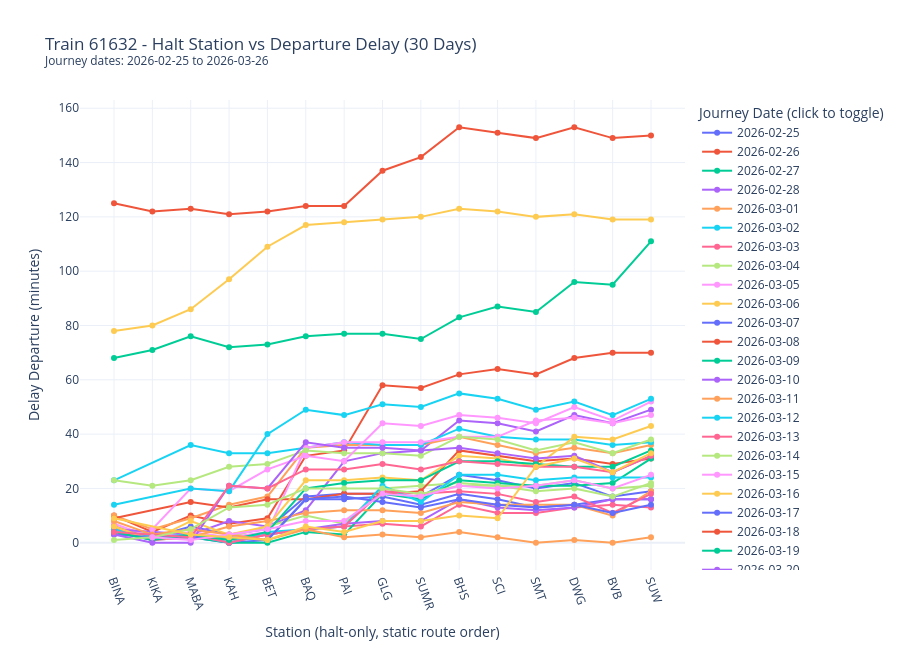

Here is the notebook cell this chart was saved with:
### Code cell
# Train 61632 - Monthly interactive halt-only station delay view
import json
import plotly.express as px

train_no_target = 61632
required_cols = ["id", "train_no", "journey_date", "station_code", "delay_departure_minutes", "_event_time"]
missing_required = [c for c in required_cols if c not in df.columns]
if missing_required:
    raise KeyError(f"Missing required columns: {missing_required}")

# Halt-only sequence from static route JSON for 61632.
STATIC_ROUTE_PATH = Path("../docs/statics/61632_static.json")
if not STATIC_ROUTE_PATH.exists():
    raise FileNotFoundError(f"Static route file not found: {STATIC_ROUTE_PATH.resolve()}")

with open(STATIC_ROUTE_PATH, "r", encoding="utf-8") as f:
    static_json = json.load(f)

route_rows = static_json.get("data", {}).get("route", [])
halt_route = [r for r in route_rows if int(r.get("isHalt", 0)) == 1]
halt_station_order_full = [
    r.get("stationCode")
    for r in sorted(halt_route, key=lambda x: x.get("sequence", 10**9))
    if r.get("stationCode")
]

if not halt_station_order_full:
    raise ValueError("No halt stations found in static route JSON for 61632.")

month_df = df[df["train_no"] == train_no_target].copy()
month_df = month_df.dropna(subset=["delay_departure_minutes", "station_code", "_event_time", "journey_date"])

if month_df.empty:
    raise ValueError(f"No rows available for train_no={train_no_target} after filtering.")

month_df["journey_date"] = pd.to_datetime(month_df["journey_date"], errors="coerce").dt.date
month_df = month_df.dropna(subset=["journey_date"])

latest_journey_date = month_df["journey_date"].max()
month_start = latest_journey_date - pd.Timedelta(days=29)
month_mask = (month_df["journey_date"] >= month_start) & (month_df["journey_date"] <= latest_journey_date)
month_df = month_df.loc[month_mask].copy()

if month_df.empty:
    raise ValueError("No records found in selected 30-day journey window for train 61632.")

# Ignore intermediate stations (isHalt=0).
month_df = month_df[month_df["station_code"].isin(halt_station_order_full)].copy()

if month_df.empty:
    raise ValueError("No halt-station records available in selected month window for 61632.")

# Keep latest row for duplicate journey_date + station_code combinations.
month_df = month_df.sort_values(["journey_date", "station_code", "id"])
month_df = month_df.drop_duplicates(subset=["journey_date", "station_code"], keep="last")

present_halts = set(month_df["station_code"].unique())
station_order = [s for s in halt_station_order_full if s in present_halts]
missing_halts_in_month = [s for s in halt_station_order_full if s not in present_halts]

month_plot = month_df[["journey_date", "station_code", "delay_departure_minutes", "id"]].copy()
month_plot["station_code"] = pd.Categorical(month_plot["station_code"], categories=station_order, ordered=True)
month_plot = month_plot.sort_values(["journey_date", "station_code"])
month_plot["journey_date"] = month_plot["journey_date"].astype(str)

fig = px.line(
    month_plot,
    x="station_code",
    y="delay_departure_minutes",
    color="journey_date",
    markers=True,
    category_orders={"station_code": station_order},
    title=(
        f"Train {train_no_target} - Halt Station vs Departure Delay (30 Days)"
        f"<br><sup>Journey dates: {month_start} to {latest_journey_date}</sup>"
    ),
    labels={
        "station_code": "Station (halt-only, static route order)",
        "delay_departure_minutes": "Delay Departure (minutes)",
        "journey_date": "Journey Date",
    },
    hover_data={"id": True},
)

fig.update_layout(
    template="plotly_white",
    height=650,
    legend_title_text="Journey Date (click to toggle)",
)
fig.update_xaxes(tickangle=70)
fig.show()

print(f"Plotted month: {month_start} to {latest_journey_date}")
print(f"Journeys in plot: {month_plot['journey_date'].nunique()}")
print(f"Halt stations plotted: {month_plot['station_code'].nunique()} / {len(halt_station_order_full)} in static route")
print(f"Missing halt stations in selected month window: {len(missing_halts_in_month)}")
if missing_halts_in_month:
    print(missing_halts_in_month)

display(month_plot.head(20))

### Figure 1 — Plotly figure (JSON) as saved in the notebook; plotly's stock layout.template omitted (floating-point values rounded to 4 significant figures)
{"data": [{"customdata": [[17492], [17493], [17494], [17495], [17496], [17497], [17498], [17499], [17500], [17501], [17502], [17503], [17504], [17505], [17506]], "hovertemplate": "Journey Date=2026-02-25<br>Station (halt-only, static route order)=%{x}<br>Delay Departure (minutes)=%{y}<br>id=%{customdata[0]}<extra></extra>", "legendgroup": "2026-02-25", "line": {"color": "#636efa", "dash": "solid"}, "marker": {"symbol": "circle"}, "mode": "lines+markers", "name": "2026-02-25", "orientation": "v", "showlegend": true, "type": "scatter", "x": ["BINA", "KIKA", "MABA", "KAH", "BET", "BAQ", "PAI", "GLG", "SUMR", "BHS", "SCI", "SMT", "DWG", "BVB", "SUW"], "xaxis": "x", "y": [6.0, 2.0, 6.0, 3.0, 5.0, 17.0, 18.0, 18.0, 17.0, 25.0, 23.0, 20.0, 22.0, 17.0, 19.0], "yaxis": "y"}, {"customdata": [[17952], [17953], [17954], [17955], [17956], [17957], [17958], [17959], [17960], [17961], [17962], [17963], [17964], [17965], [17966]], "hovertemplate": "Journey Date=2026-02-26<br>Station (halt-only, static route order)=%{x}<br>Delay Departure (minutes)=%{y}<br>id=%{customdata[0]}<extra></extra>", "legendgroup": "2026-02-26", "line": {"color": "#EF553B", "dash": "solid"}, "marker": {"symbol": "circle"}, "mode": "lines+markers", "name": "2026-02-26", "orientation": "v", "showlegend": true, "type": "scatter", "x": ["BINA", "KIKA", "MABA", "KAH", "BET", "BAQ", "PAI", "GLG", "SUMR", "BHS", "SCI", "SMT", "DWG", "BVB", "SUW"], "xaxis": "x", "y": [10.0, 4.0, 10.0, 7.0, 9.0, 32.0, 34.0, 58.0, 57.0, 62.0, 64.0, 62.0, 68.0, 70.0, 70.0], "yaxis": "y"}, {"customdata": [[18412], [18413], [18414], [18415], [18416], [18417], [18418], [18419], [18420], [18421], [18422], [18423], [18424], [18425], [18426]], "hovertemplate": "Journey Date=2026-02-27<br>Station (halt-only, static route order)=%{x}<br>Delay Departure (minutes)=%{y}<br>id=%{customdata[0]}<extra></extra>", "legendgroup": "2026-02-27", "line": {"color": "#00cc96", "dash": "solid"}, "marker": {"symbol": "circle"}, "mode": "lines+markers", "name": "2026-02-27", "orientation": "v", "showlegend": true, "type": "scatter", "x": ["BINA", "KIKA", "MABA", "KAH", "BET", "BAQ", "PAI", "GLG", "SUMR", "BHS", "SCI", "SMT", "DWG", "BVB", "SUW"], "xaxis": "x", "y": [68.0, 71.0, 76.0, 72.0, 73.0, 76.0, 77.0, 77.0, 75.0, 83.0, 87.0, 85.0, 96.0, 95.0, 111.0], "yaxis": "y"}, {"customdata": [[18856], [18857], [18858], [18859], [18860], [18861], [18862], [18863], [18864], [18865], [18866], [18867], [18868], [18869], [18870]], "hovertemplate": "Journey Date=2026-02-28<br>Station (halt-only, static route order)=%{x}<br>Delay Departure (minutes)=%{y}<br>id=%{customdata[0]}<extra></extra>", "legendgroup": "2026-02-28", "line": {"color": "#ab63fa", "dash": "solid"}, "marker": {"symbol": "circle"}, "mode": "lines+markers", "name": "2026-02-28", "orientation": "v", "showlegend": true, "type": "scatter", "x": ["BINA", "KIKA", "MABA", "KAH", "BET", "BAQ", "PAI", "GLG", "SUMR", "BHS", "SCI", "SMT", "DWG", "BVB", "SUW"], "xaxis": "x", "y": [5.0, 1.0, 3.0, 8.0, 6.0, 12.0, 30.0, 33.0, 34.0, 45.0, 44.0, 41.0, 47.0, 44.0, 49.0], "yaxis": "y"}, {"customdata": [[19251], [19252], [19253], [19254], [19255], [19256], [19257], [19258], [19259], [19260], [19261], [19262], [19263], [19264], [19265]], "hovertemplate": "Journey Date=2026-03-01<br>Station (halt-only, static route order)=%{x}<br>Delay Departure (minutes)=%{y}<br>id=%{customdata[0]}<extra></extra>", "legendgroup": "2026-03-01", "line": {"color": "#FFA15A", "dash": "solid"}, "marker": {"symbol": "circle"}, "mode": "lines+markers", "name": "2026-03-01", "orientation": "v", "showlegend": true, "type": "scatter", "x": ["BINA", "KIKA", "MABA", "KAH", "BET", "BAQ", "PAI", "GLG", "SUMR", "BHS", "SCI", "SMT", "DWG", "BVB", "SUW"], "xaxis": "x", "y": [10.0, 5.0, 9.0, 14.0, 17.0, 35.0, 36.0, 36.0, 36.0, 39.0, 36.0, 33.0, 35.0, 33.0, 36.0], "yaxis": "y"}, {"customdata": [[19776], [19778], [19779], [19780], [19781], [19782], [19783], [19784], [19785], [19786], [19787], [19788], [19789], [19790]], "hovertemplate": "Journey Date=2026-03-02<br>Station (halt-only, static route order)=%{x}<br>Delay Departure (minutes)=%{y}<br>id=%{customdata[0]}<extra></extra>", "legendgroup": "2026-03-02", "line": {"color": "#19d3f3", "dash": "solid"}, "marker": {"symbol": "circle"}, "mode": "lines+markers", "name": "2026-03-02", "orientation": "v", "showlegend": true, "type": "scatter", "x": ["BINA", "MABA", "KAH", "BET", "BAQ", "PAI", "GLG", "SUMR", "BHS", "SCI", "SMT", "DWG", "BVB", "SUW"], "xaxis": "x", "y": [23.0, 36.0, 33.0, 33.0, 35.0, 37.0, 36.0, 36.0, 42.0, 39.0, 38.0, 38.0, 36.0, 37.0], "yaxis": "y"}, {"customdata": [[20236], [20237], [20238], [20239], [20240], [20241], [20242], [20243], [20244], [20245], [20246], [20247], [20248], [20249], [20250]], "hovertemplate": "Journey Date=2026-03-03<br>Station (halt-only, static route order)=%{x}<br>Delay Departure (minutes)=%{y}<br>id=%{customdata[0]}<extra></extra>", "legendgroup": "2026-03-03", "line": {"color": "#FF6692", "dash": "solid"}, "marker": {"symbol": "circle"}, "mode": "lines+markers", "name": "2026-03-03", "orientation": "v", "showlegend": true, "type": "scatter", "x": ["BINA", "KIKA", "MABA", "KAH", "BET", "BAQ", "PAI", "GLG", "SUMR", "BHS", "SCI", "SMT", "DWG", "BVB", "SUW"], "xaxis": "x", "y": [6.0, 2.0, 3.0, 1.0, 3.0, 5.0, 6.0, 7.0, 6.0, 14.0, 11.0, 11.0, 13.0, 14.0, 13.0], "yaxis": "y"}, {"customdata": [[20696], [20697], [20698], [20699], [20700], [20701], [20702], [20703], [20704], [20705], [20706], [20707], [20708], [20709], [20710]], "hovertemplate": "Journey Date=2026-03-04<br>Station (halt-only, static route order)=%{x}<br>Delay Departure (minutes)=%{y}<br>id=%{customdata[0]}<extra></extra>", "legendgroup": "2026-03-04", "line": {"color": "#B6E880", "dash": "solid"}, "marker": {"symbol": "circle"}, "mode": "lines+markers", "name": "2026-03-04", "orientation": "v", "showlegend": true, "type": "scatter", "x": ["BINA", "KIKA", "MABA", "KAH", "BET", "BAQ", "PAI", "GLG", "SUMR", "BHS", "SCI", "SMT", "DWG", "BVB", "SUW"], "xaxis": "x", "y": [6.0, 3.0, 3.0, 2.0, 6.0, 10.0, 7.0, 20.0, 21.0, 22.0, 21.0, 21.0, 23.0, 20.0, 21.0], "yaxis": "y"}, {"customdata": [[21156], [21157], [21158], [21159], [21160], [21161], [21162], [21163], [21164], [21165], [21166], [21167], [21168], [21169], [21170]], "hovertemplate": "Journey Date=2026-03-05<br>Station (halt-only, static route order)=%{x}<br>Delay Departure (minutes)=%{y}<br>id=%{customdata[0]}<extra></extra>", "legendgroup": "2026-03-05", "line": {"color": "#FF97FF", "dash": "solid"}, "marker": {"symbol": "circle"}, "mode": "lines+markers", "name": "2026-03-05", "orientation": "v", "showlegend": true, "type": "scatter", "x": ["BINA", "KIKA", "MABA", "KAH", "BET", "BAQ", "PAI", "GLG", "SUMR", "BHS", "SCI", "SMT", "DWG", "BVB", "SUW"], "xaxis": "x", "y": [7.0, 2.0, 4.0, 2.0, 4.0, 35.0, 37.0, 37.0, 37.0, 39.0, 39.0, 45.0, 46.0, 44.0, 47.0], "yaxis": "y"}, {"customdata": [[21616], [21617], [21618], [21619], [21620], [21621], [21622], [21623], [21624], [21625], [21626], [21627], [21628], [21629], [21630]], "hovertemplate": "Journey Date=2026-03-06<br>Station (halt-only, static route order)=%{x}<br>Delay Departure (minutes)=%{y}<br>id=%{customdata[0]}<extra></extra>", "legendgroup": "2026-03-06", "line": {"color": "#FECB52", "dash": "solid"}, "marker": {"symbol": "circle"}, "mode": "lines+markers", "name": "2026-03-06", "orientation": "v", "showlegend": true, "type": "scatter", "x": ["BINA", "KIKA", "MABA", "KAH", "BET", "BAQ", "PAI", "GLG", "SUMR", "BHS", "SCI", "SMT", "DWG", "BVB", "SUW"], "xaxis": "x", "y": [78.0, 80.0, 86.0, 97.0, 109.0, 117.0, 118.0, 119.0, 120.0, 123.0, 122.0, 120.0, 121.0, 119.0, 119.0], "yaxis": "y"}, {"customdata": [[22011], [22012], [22013], [22014], [22015], [22016], [22017], [22018], [22019], [22020], [22021], [22022], [22023], [22024], [22025]], "hovertemplate": "Journey Date=2026-03-07<br>Station (halt-only, static route order)=%{x}<br>Delay Departure (minutes)=%{y}<br>id=%{customdata[0]}<extra></extra>", "legendgroup": "2026-03-07", "line": {"color": "#636efa", "dash": "solid"}, "marker": {"symbol": "circle"}, "mode": "lines+markers", "name": "2026-03-07", "orientation": "v", "showlegend": true, "type": "scatter", "x": ["BINA", "KIKA", "MABA", "KAH", "BET", "BAQ", "PAI", "GLG", "SUMR", "BHS", "SCI", "SMT", "DWG", "BVB", "SUW"], "xaxis": "x", "y": [4.0, 1.0, 2.0, 0.0, 1.0, 16.0, 16.0, 17.0, 14.0, 18.0, 16.0, 13.0, 14.0, 16.0, 16.0], "yaxis": "y"}, {"customdata": [[22471], [22473], [22474], [22475], [22476], [22477], [22478], [22479], [22480], [22481], [22482], [22483], [22484], [22485]], "hovertemplate": "Journey Date=2026-03-08<br>Station (halt-only, static route order)=%{x}<br>Delay Departure (minutes)=%{y}<br>id=%{customdata[0]}<extra></extra>", "legendgroup": "2026-03-08", "line": {"color": "#EF553B", "dash": "solid"}, "marker": {"symbol": "circle"}, "mode": "lines+markers", "name": "2026-03-08", "orientation": "v", "showlegend": true, "type": "scatter", "x": ["BINA", "MABA", "KAH", "BET", "BAQ", "PAI", "GLG", "SUMR", "BHS", "SCI", "SMT", "DWG", "BVB", "SUW"], "xaxis": "x", "y": [9.0, 15.0, 13.0, 16.0, 16.0, 18.0, 18.0, 19.0, 34.0, 32.0, 30.0, 31.0, 29.0, 31.0], "yaxis": "y"}, {"customdata": [[22931], [22932], [22933], [22934], [22935], [22936], [22937], [22938], [22939], [22940], [22941], [22942], [22943], [22944], [22945]], "hovertemplate": "Journey Date=2026-03-09<br>Station (halt-only, static route order)=%{x}<br>Delay Departure (minutes)=%{y}<br>id=%{customdata[0]}<extra></extra>", "legendgroup": "2026-03-09", "line": {"color": "#00cc96", "dash": "solid"}, "marker": {"symbol": "circle"}, "mode": "lines+markers", "name": "2026-03-09", "orientation": "v", "showlegend": true, "type": "scatter", "x": ["BINA", "KIKA", "MABA", "KAH", "BET", "BAQ", "PAI", "GLG", "SUMR", "BHS", "SCI", "SMT", "DWG", "BVB", "SUW"], "xaxis": "x", "y": [5.0, 2.0, 2.0, 0.0, 0.0, 4.0, 3.0, 18.0, 16.0, 23.0, 22.0, 21.0, 21.0, 22.0, 31.0], "yaxis": "y"}, {"customdata": [[23456], [23458], [23459], [23460], [23461], [23462], [23463], [23464], [23465], [23466], [23467], [23468], [23469], [23470]], "hovertemplate": "Journey Date=2026-03-10<br>Station (halt-only, static route order)=%{x}<br>Delay Departure (minutes)=%{y}<br>id=%{customdata[0]}<extra></extra>", "legendgroup": "2026-03-10", "line": {"color": "#ab63fa", "dash": "solid"}, "marker": {"symbol": "circle"}, "mode": "lines+markers", "name": "2026-03-10", "orientation": "v", "showlegend": true, "type": "scatter", "x": ["BINA", "MABA", "KAH", "BET", "BAQ", "PAI", "GLG", "SUMR", "BHS", "SCI", "SMT", "DWG", "BVB", "SUW"], "xaxis": "x", "y": [5.0, 3.0, 0.0, 3.0, 5.0, 7.0, 8.0, 8.0, 16.0, 13.0, 12.0, 13.0, 16.0, 16.0], "yaxis": "y"}, {"customdata": [[23851], [23852], [23853], [23854], [23855], [23856], [23857], [23858], [23859], [23860], [23861], [23862], [23863], [23864], [23865]], "hovertemplate": "Journey Date=2026-03-11<br>Station (halt-only, static route order)=%{x}<br>Delay Departure (minutes)=%{y}<br>id=%{customdata[0]}<extra></extra>", "legendgroup": "2026-03-11", "line": {"color": "#FFA15A", "dash": "solid"}, "marker": {"symbol": "circle"}, "mode": "lines+markers", "name": "2026-03-11", "orientation": "v", "showlegend": true, "type": "scatter", "x": ["BINA", "KIKA", "MABA", "KAH", "BET", "BAQ", "PAI", "GLG", "SUMR", "BHS", "SCI", "SMT", "DWG", "BVB", "SUW"], "xaxis": "x", "y": [5.0, 1.0, 2.0, 6.0, 8.0, 11.0, 12.0, 12.0, 11.0, 15.0, 14.0, 14.0, 14.0, 10.0, 19.0], "yaxis": "y"}, {"customdata": [[24376], [24377], [24378], [24379], [24380], [24381], [24382], [24383], [24384], [24385], [24386], [24387], [24388], [24389], [24390]], "hovertemplate": "Journey Date=2026-03-12<br>Station (halt-only, static route order)=%{x}<br>Delay Departure (minutes)=%{y}<br>id=%{customdata[0]}<extra></extra>", "legendgroup": "2026-03-12", "line": {"color": "#19d3f3", "dash": "solid"}, "marker": {"symbol": "circle"}, "mode": "lines+markers", "name": "2026-03-12", "orientation": "v", "showlegend": true, "type": "scatter", "x": ["BINA", "KIKA", "MABA", "KAH", "BET", "BAQ", "PAI", "GLG", "SUMR", "BHS", "SCI", "SMT", "DWG", "BVB", "SUW"], "xaxis": "x", "y": [5.0, 2.0, 3.0, 0.0, 4.0, 5.0, 6.0, 21.0, 15.0, 25.0, 25.0, 23.0, 24.0, 24.0, 24.0], "yaxis": "y"}, {"customdata": [[24836], [24837], [24838], [24839], [24840], [24841], [24842], [24843], [24844], [24845], [24846], [24847], [24848], [24849], [24850]], "hovertemplate": "Journey Date=2026-03-13<br>Station (halt-only, static route order)=%{x}<br>Delay Departure (minutes)=%{y}<br>id=%{customdata[0]}<extra></extra>", "legendgroup": "2026-03-13", "line": {"color": "#FF6692", "dash": "solid"}, "marker": {"symbol": "circle"}, "mode": "lines+markers", "name": "2026-03-13", "orientation": "v", "showlegend": true, "type": "scatter", "x": ["BINA", "KIKA", "MABA", "KAH", "BET", "BAQ", "PAI", "GLG", "SUMR", "BHS", "SCI", "SMT", "DWG", "BVB", "SUW"], "xaxis": "x", "y": [6.0, 1.0, 3.0, 0.0, 3.0, 5.0, 6.0, 19.0, 18.0, 19.0, 18.0, 15.0, 17.0, 11.0, 18.0], "yaxis": "y"}, {"customdata": [[25296], [25297], [25298], [25299], [25300], [25301], [25302], [25303], [25304], [25305], [25306], [25307], [25308], [25309], [25310]], "hovertemplate": "Journey Date=2026-03-14<br>Station (halt-only, static route order)=%{x}<br>Delay Departure (minutes)=%{y}<br>id=%{customdata[0]}<extra></extra>", "legendgroup": "2026-03-14", "line": {"color": "#B6E880", "dash": "solid"}, "marker": {"symbol": "circle"}, "mode": "lines+markers", "name": "2026-03-14", "orientation": "v", "showlegend": true, "type": "scatter", "x": ["BINA", "KIKA", "MABA", "KAH", "BET", "BAQ", "PAI", "GLG", "SUMR", "BHS", "SCI", "SMT", "DWG", "BVB", "SUW"], "xaxis": "x", "y": [23.0, 21.0, 23.0, 28.0, 29.0, 34.0, 33.0, 33.0, 32.0, 39.0, 38.0, 34.0, 37.0, 33.0, 38.0], "yaxis": "y"}, {"customdata": [[25757], [25758], [25759], [25760], [25761], [25762], [25763], [25764], [25765], [25766], [25767], [25768], [25769], [25770]], "hovertemplate": "Journey Date=2026-03-15<br>Station (halt-only, static route order)=%{x}<br>Delay Departure (minutes)=%{y}<br>id=%{customdata[0]}<extra></extra>", "legendgroup": "2026-03-15", "line": {"color": "#FF97FF", "dash": "solid"}, "marker": {"symbol": "circle"}, "mode": "lines+markers", "name": "2026-03-15", "orientation": "v", "showlegend": true, "type": "scatter", "x": ["KIKA", "MABA", "KAH", "BET", "BAQ", "PAI", "GLG", "SUMR", "BHS", "SCI", "SMT", "DWG", "BVB", "SUW"], "xaxis": "x", "y": [5.0, 20.0, 19.0, 27.0, 32.0, 30.0, 44.0, 43.0, 47.0, 46.0, 44.0, 50.0, 45.0, 52.0], "yaxis": "y"}, {"customdata": [[26216], [26217], [26218], [26219], [26220], [26221], [26222], [26223], [26224], [26225], [26226], [26227], [26228], [26229], [26230]], "hovertemplate": "Journey Date=2026-03-16<br>Station (halt-only, static route order)=%{x}<br>Delay Departure (minutes)=%{y}<br>id=%{customdata[0]}<extra></extra>", "legendgroup": "2026-03-16", "line": {"color": "#FECB52", "dash": "solid"}, "marker": {"symbol": "circle"}, "mode": "lines+markers", "name": "2026-03-16", "orientation": "v", "showlegend": true, "type": "scatter", "x": ["BINA", "KIKA", "MABA", "KAH", "BET", "BAQ", "PAI", "GLG", "SUMR", "BHS", "SCI", "SMT", "DWG", "BVB", "SUW"], "xaxis": "x", "y": [6.0, 1.0, 8.0, 3.0, 6.0, 23.0, 23.0, 24.0, 23.0, 32.0, 31.0, 28.0, 39.0, 38.0, 43.0], "yaxis": "y"}, {"customdata": [[26676], [26677], [26678], [26679], [26680], [26681], [26682], [26683], [26684], [26685], [26686], [26687], [26688], [26689], [26690]], "hovertemplate": "Journey Date=2026-03-17<br>Station (halt-only, static route order)=%{x}<br>Delay Departure (minutes)=%{y}<br>id=%{customdata[0]}<extra></extra>", "legendgroup": "2026-03-17", "line": {"color": "#636efa", "dash": "solid"}, "marker": {"symbol": "circle"}, "mode": "lines+markers", "name": "2026-03-17", "orientation": "v", "showlegend": true, "type": "scatter", "x": ["BINA", "KIKA", "MABA", "KAH", "BET", "BAQ", "PAI", "GLG", "SUMR", "BHS", "SCI", "SMT", "DWG", "BVB", "SUW"], "xaxis": "x", "y": [3.0, 2.0, 2.0, 2.0, 1.0, 16.0, 17.0, 15.0, 13.0, 16.0, 14.0, 13.0, 14.0, 11.0, 14.0], "yaxis": "y"}, {"customdata": [[27136], [27137], [27138], [27139], [27140], [27141], [27142], [27143], [27144], [27145], [27146], [27147], [27148], [27149], [27150]], "hovertemplate": "Journey Date=2026-03-18<br>Station (halt-only, static route order)=%{x}<br>Delay Departure (minutes)=%{y}<br>id=%{customdata[0]}<extra></extra>", "legendgroup": "2026-03-18", "line": {"color": "#EF553B", "dash": "solid"}, "marker": {"symbol": "circle"}, "mode": "lines+markers", "name": "2026-03-18", "orientation": "v", "showlegend": true, "type": "scatter", "x": ["BINA", "KIKA", "MABA", "KAH", "BET", "BAQ", "PAI", "GLG", "SUMR", "BHS", "SCI", "SMT", "DWG", "BVB", "SUW"], "xaxis": "x", "y": [125.0, 122.0, 123.0, 121.0, 122.0, 124.0, 124.0, 137.0, 142.0, 153.0, 151.0, 149.0, 153.0, 149.0, 150.0], "yaxis": "y"}, {"customdata": [[27596], [27597], [27598], [27599], [27600], [27601], [27602], [27603], [27604], [27605], [27606], [27607], [27608], [27609], [27610]], "hovertemplate": "Journey Date=2026-03-19<br>Station (halt-only, static route order)=%{x}<br>Delay Departure (minutes)=%{y}<br>id=%{customdata[0]}<extra></extra>", "legendgroup": "2026-03-19", "line": {"color": "#00cc96", "dash": "solid"}, "marker": {"symbol": "circle"}, "mode": "lines+markers", "name": "2026-03-19", "orientation": "v", "showlegend": true, "type": "scatter", "x": ["BINA", "KIKA", "MABA", "KAH", "BET", "BAQ", "PAI", "GLG", "SUMR", "BHS", "SCI", "SMT", "DWG", "BVB", "SUW"], "xaxis": "x", "y": [4.0, 1.0, 3.0, 1.0, 4.0, 20.0, 22.0, 23.0, 23.0, 30.0, 30.0, 29.0, 28.0, 28.0, 34.0], "yaxis": "y"}, {"customdata": [[28056], [28057], [28058], [28059], [28060], [28061], [28062], [28063], [28064], [28065], [28066], [28067], [28068], [28069], [28070]], "hovertemplate": "Journey Date=2026-03-20<br>Station (halt-only, static route order)=%{x}<br>Delay Departure (minutes)=%{y}<br>id=%{customdata[0]}<extra></extra>", "legendgroup": "2026-03-20", "line": {"color": "#ab63fa", "dash": "solid"}, "marker": {"symbol": "circle"}, "mode": "lines+markers", "name": "2026-03-20", "orientation": "v", "showlegend": true, "type": "scatter", "x": ["BINA", "KIKA", "MABA", "KAH", "BET", "BAQ", "PAI", "GLG", "SUMR", "BHS", "SCI", "SMT", "DWG", "BVB", "SUW"], "xaxis": "x", "y": [3.0, 0.0, 0.0, 21.0, 20.0, 37.0, 35.0, 35.0, 34.0, 35.0, 33.0, 31.0, 32.0, 26.0, 32.0], "yaxis": "y"}, {"customdata": [[28509], [28510], [28511], [28513], [28514], [28515], [28516], [28517], [28518], [28519], [28520], [28521], [28522], [28523]], "hovertemplate": "Journey Date=2026-03-21<br>Station (halt-only, static route order)=%{x}<br>Delay Departure (minutes)=%{y}<br>id=%{customdata[0]}<extra></extra>", "legendgroup": "2026-03-21", "line": {"color": "#FFA15A", "dash": "solid"}, "marker": {"symbol": "circle"}, "mode": "lines+markers", "name": "2026-03-21", "orientation": "v", "showlegend": true, "type": "scatter", "x": ["BINA", "KIKA", "MABA", "BET", "BAQ", "PAI", "GLG", "SUMR", "BHS", "SCI", "SMT", "DWG", "BVB", "SUW"], "xaxis": "x", "y": [8.0, 3.0, 5.0, 1.0, 5.0, 2.0, 3.0, 2.0, 4.0, 2.0, 0.0, 1.0, 0.0, 2.0], "yaxis": "y"}, {"customdata": [[28976], [28978], [28979], [28980], [28981], [28982], [28983], [28984], [28985], [28986], [28987], [28988], [28989], [28990]], "hovertemplate": "Journey Date=2026-03-22<br>Station (halt-only, static route order)=%{x}<br>Delay Departure (minutes)=%{y}<br>id=%{customdata[0]}<extra></extra>", "legendgroup": "2026-03-22", "line": {"color": "#19d3f3", "dash": "solid"}, "marker": {"symbol": "circle"}, "mode": "lines+markers", "name": "2026-03-22", "orientation": "v", "showlegend": true, "type": "scatter", "x": ["BINA", "MABA", "KAH", "BET", "BAQ", "PAI", "GLG", "SUMR", "BHS", "SCI", "SMT", "DWG", "BVB", "SUW"], "xaxis": "x", "y": [14.0, 20.0, 19.0, 40.0, 49.0, 47.0, 51.0, 50.0, 55.0, 53.0, 49.0, 52.0, 47.0, 53.0], "yaxis": "y"}, {"customdata": [[29371], [29373], [29374], [29375], [29376], [29377], [29378], [29379], [29380], [29381], [29382], [29383], [29384], [29385]], "hovertemplate": "Journey Date=2026-03-23<br>Station (halt-only, static route order)=%{x}<br>Delay Departure (minutes)=%{y}<br>id=%{customdata[0]}<extra></extra>", "legendgroup": "2026-03-23", "line": {"color": "#FF6692", "dash": "solid"}, "marker": {"symbol": "circle"}, "mode": "lines+markers", "name": "2026-03-23", "orientation": "v", "showlegend": true, "type": "scatter", "x": ["BINA", "MABA", "KAH", "BET", "BAQ", "PAI", "GLG", "SUMR", "BHS", "SCI", "SMT", "DWG", "BVB", "SUW"], "xaxis": "x", "y": [4.0, 2.0, 21.0, 20.0, 27.0, 27.0, 29.0, 27.0, 30.0, 29.0, 28.0, 28.0, 26.0, 32.0], "yaxis": "y"}, {"customdata": [[29896], [29897], [29898], [29899], [29900], [29901], [29902], [29903], [29904], [29905], [29906], [29907], [29908], [29909], [29910]], "hovertemplate": "Journey Date=2026-03-24<br>Station (halt-only, static route order)=%{x}<br>Delay Departure (minutes)=%{y}<br>id=%{customdata[0]}<extra></extra>", "legendgroup": "2026-03-24", "line": {"color": "#B6E880", "dash": "solid"}, "marker": {"symbol": "circle"}, "mode": "lines+markers", "name": "2026-03-24", "orientation": "v", "showlegend": true, "type": "scatter", "x": ["BINA", "KIKA", "MABA", "KAH", "BET", "BAQ", "PAI", "GLG", "SUMR", "BHS", "SCI", "SMT", "DWG", "BVB", "SUW"], "xaxis": "x", "y": [1.0, 2.0, 5.0, 13.0, 14.0, 20.0, 20.0, 20.0, 18.0, 21.0, 21.0, 19.0, 20.0, 17.0, 22.0], "yaxis": "y"}, {"customdata": [[30357], [30358], [30359], [30360], [30361], [30362], [30363], [30364], [30365], [30366], [30367], [30368], [30369], [30370]], "hovertemplate": "Journey Date=2026-03-25<br>Station (halt-only, static route order)=%{x}<br>Delay Departure (minutes)=%{y}<br>id=%{customdata[0]}<extra></extra>", "legendgroup": "2026-03-25", "line": {"color": "#FF97FF", "dash": "solid"}, "marker": {"symbol": "circle"}, "mode": "lines+markers", "name": "2026-03-25", "orientation": "v", "showlegend": true, "type": "scatter", "x": ["KIKA", "MABA", "KAH", "BET", "BAQ", "PAI", "GLG", "SUMR", "BHS", "SCI", "SMT", "DWG", "BVB", "SUW"], "xaxis": "x", "y": [2.0, 1.0, 3.0, 5.0, 8.0, 8.0, 18.0, 17.0, 21.0, 20.0, 21.0, 23.0, 20.0, 25.0], "yaxis": "y"}, {"customdata": [[30731], [30733], [30734], [30735], [30736], [30737], [30738], [30739], [30740], [30741], [30742], [30743], [30744], [30745]], "hovertemplate": "Journey Date=2026-03-26<br>Station (halt-only, static route order)=%{x}<br>Delay Departure (minutes)=%{y}<br>id=%{customdata[0]}<extra></extra>", "legendgroup": "2026-03-26", "line": {"color": "#FECB52", "dash": "solid"}, "marker": {"symbol": "circle"}, "mode": "lines+markers", "name": "2026-03-26", "orientation": "v", "showlegend": true, "type": "scatter", "x": ["BINA", "MABA", "KAH", "BET", "BAQ", "PAI", "GLG", "SUMR", "BHS", "SCI", "SMT", "DWG", "BVB", "SUW"], "xaxis": "x", "y": [9.0, 3.0, 2.0, 1.0, 6.0, 4.0, 8.0, 8.0, 10.0, 9.0, 28.0, 31.0, 26.0, 33.0], "yaxis": "y"}], "layout": {"height": 650, "legend": {"title": {"text": "Journey Date (click to toggle)"}, "tracegroupgap": 0}, "title": {"text": "Train 61632 - Halt Station vs Departure Delay (30 Days)<br><sup>Journey dates: 2026-02-25 to 2026-03-26</sup>"}, "xaxis": {"anchor": "y", "categoryarray": ["BINA", "KIKA", "MABA", "KAH", "BET", "BAQ", "PAI", "GLG", "SUMR", "BHS", "SCI", "SMT", "DWG", "BVB", "SUW"], "categoryorder": "array", "domain": [0, 1], "tickangle": 70, "title": {"text": "Station (halt-only, static route order)"}}, "yaxis": {"anchor": "x", "domain": [0, 1], "title": {"text": "Delay Departure (minutes)"}}}}
